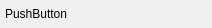
<?xml version="1.0" encoding="UTF-8"?>
<ui version="4.0">
 <class>connectionItem</class>
 <widget class="QWidget" name="connectionItem">
  <property name="geometry">
   <rect>
    <x>0</x>
    <y>0</y>
    <width>212</width>
    <height>28</height>
   </rect>
  </property>
  <property name="minimumSize">
   <size>
    <width>0</width>
    <height>28</height>
   </size>
  </property>
  <property name="maximumSize">
   <size>
    <width>16777215</width>
    <height>30</height>
   </size>
  </property>
  <property name="windowTitle">
   <string>Form</string>
  </property>
  <property name="styleSheet">
   <string notr="true"/>
  </property>
  <layout class="QGridLayout" name="gridLayout">
   <property name="margin">
    <number>0</number>
   </property>
   <property name="spacing">
    <number>0</number>
   </property>
   <item row="0" column="0">
    <widget class="QPushButton" name="button">
     <property name="minimumSize">
      <size>
       <width>0</width>
       <height>28</height>
      </size>
     </property>
     <property name="maximumSize">
      <size>
       <width>16777215</width>
       <height>28</height>
      </size>
     </property>
     <property name="styleSheet">
      <string notr="true">padding-left:4px;
padding-right:4px;
text-align:left;
border:1px solid rgba(0,0,0,0);</string>
     </property>
     <property name="text">
      <string>PushButton</string>
     </property>
     <property name="icon">
      <iconset resource="../code/icons/data.qrc">
       <normaloff>:/icons/network-wireless_tools.png</normaloff>:/icons/network-wireless_tools.png</iconset>
     </property>
     <property name="flat">
      <bool>false</bool>
     </property>
    </widget>
   </item>
  </layout>
 </widget>
 <resources>
  <include location="../code/icons/data.qrc"/>
  <include location="../code/icons/data.qrc"/>
 </resources>
 <connections/>
</ui>
